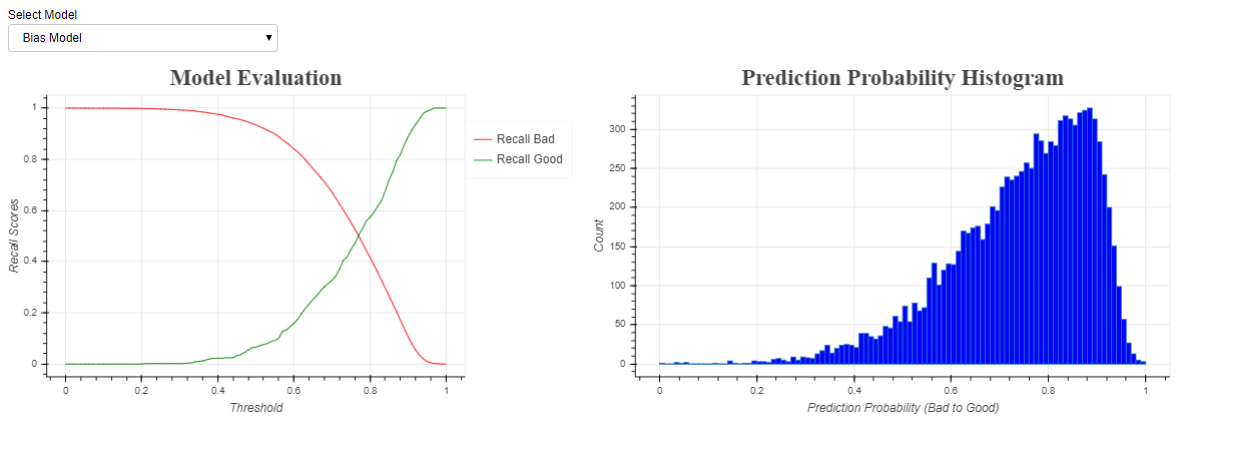

Reproduce this figure in Python.
import pandas as pd
import numpy as np
import json

from bokeh.plotting import figure, output_file, show
from bokeh.io import curdoc, output_notebook
from bokeh.models import Select, HoverTool, ColumnDataSource, Legend
from bokeh.layouts import layout, gridplot

##################
# Create Source 1
##################
df = pd.read_csv('recalls.csv')
model_name = df.model_name.unique()[0]
source1 = ColumnDataSource(df.query('model_name == @model_name'))

##################
# Create Source 2
##################
def get_hist_data(probs, model_name):
    data, edges = np.histogram(probs, bins=100, range=(0, 1))
    return pd.DataFrame({
        'data': data, 
        'left': edges[:-1], 
        'right': edges[1:],
        'model_name': model_name
    })

with open('model_evaluation_data.json', 'r')as f:
    json_data = json.load(f)
    
df_hist = pd.concat([get_hist_data(probs, model_name) for 
                     model_name, probs in json_data['y_preds'].items()])
source2 = ColumnDataSource(df_hist.query('model_name == @model_name'))

def create_recall_comparison_figure():
    f = figure()

    f.toolbar_location=None
    f.toolbar.logo = None
    hover=HoverTool(tooltips=[
        ('Threshold','@threshold{0.00}'),
        ('Recall for Bad','@recall_bad{0.00}'),
        ('Recall of Good','@recall_good{0.00}')
    ])
    f.add_tools(hover)

    f.plot_width=650
    f.plot_height=400

    f.title.text = 'Model Evaluation'
    f.title.text_font = 'times'
    f.title.text_font_size = '25px'
    f.title.align = 'center'

    f.xaxis.axis_label = 'Threshold'
    f.yaxis.axis_label = 'Recall Scores'

    line_rb = f.line(x='threshold', 
                     y='recall_bad',
                     source=source1,
                     color='red')
    line_rg = f.line(x='threshold', 
                     y='recall_good',
                     source=source1,
                     color='green')
    legend = Legend(items=[
        ("Recall Of Bad", [line_rb]),
        ("Recall Of Good", [line_rg])
    ], location=(0, 220))
    f.add_layout(legend, 'right')

    return f

def create_prediction_histogram_figure():
    f = figure()

    f.toolbar_location=None
    f.toolbar.logo = None

    f.plot_width=650
    f.plot_height=400

    f.title.text = 'Prediction Probability Histogram'
    f.title.text_font = 'times'
    f.title.text_font_size = '25px'
    f.title.align = 'center'

    f.xaxis.axis_label = 'Prediction Probability (Bad to Good)'
    f.yaxis.axis_label = 'Count'

    f.quad(bottom=0, 
           top='data', 
           left='left', 
           right='right', 
           fill_color='blue', 
           source=source2)

    return f

def create_select_widget():
    
    def update_model_name(attr, old, new):
        model_name = select_widget.value
        source1.data = df.query('model_name == @model_name')
        source2.data = df_hist.query('model_name == @model_name')
        
    model_options=[(m, m) for m in df.model_name.unique()]
    select_widget = Select(title="Select Model", options=model_options)
    select_widget.on_change("value", update_model_name)
    return select_widget
    
f1 = create_recall_comparison_figure()
f2 = create_prediction_histogram_figure()
select_widget = create_select_widget()

curdoc().add_root(layout([[select_widget]]))
curdoc().add_root(gridplot([[f1, f2]], 
                           toolbar_location=None, 
                           toolbar_options={'logo': None}))
